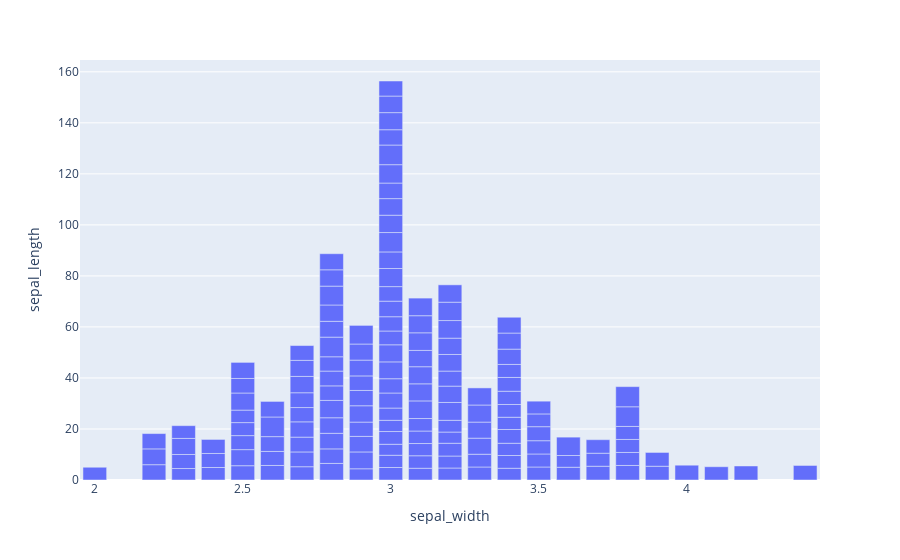

Notebook source saved alongside this figure:
### Code cell
import plotly.express as px
     
    # using the iris dataset
df = px.data.iris()
     
    # plotting the bar chart
fig = px.bar(df, x="sepal_width", y="sepal_length")
     
    # showing the plot
fig.show()

### Figure 1 — Plotly figure (JSON) as saved in the notebook; plotly's stock layout.template omitted (floating-point values rounded to 4 significant figures; data arrays with more than 128 entries replaced by an {"elided": "..."} marker saying what was removed)
{"data": [{"alignmentgroup": "True", "hovertemplate": "sepal_width=%{x}<br>sepal_length=%{y}<extra></extra>", "legendgroup": "", "marker": {"color": "#636efa", "pattern": {"shape": ""}}, "name": "", "offsetgroup": "", "orientation": "v", "showlegend": false, "textposition": "auto", "type": "bar", "x": {"elided": "150 float values"}, "xaxis": "x", "y": {"elided": "150 float values"}, "yaxis": "y"}], "layout": {"autosize": true, "barmode": "relative", "legend": {"tracegroupgap": 0}, "margin": {"t": 60}, "xaxis": {"anchor": "y", "autorange": true, "domain": [0, 1], "range": [1.95, 4.45], "title": {"text": "sepal_width"}, "type": "linear"}, "yaxis": {"anchor": "x", "autorange": true, "domain": [0, 1], "range": [0, 164.6], "title": {"text": "sepal_length"}, "type": "linear"}}}
